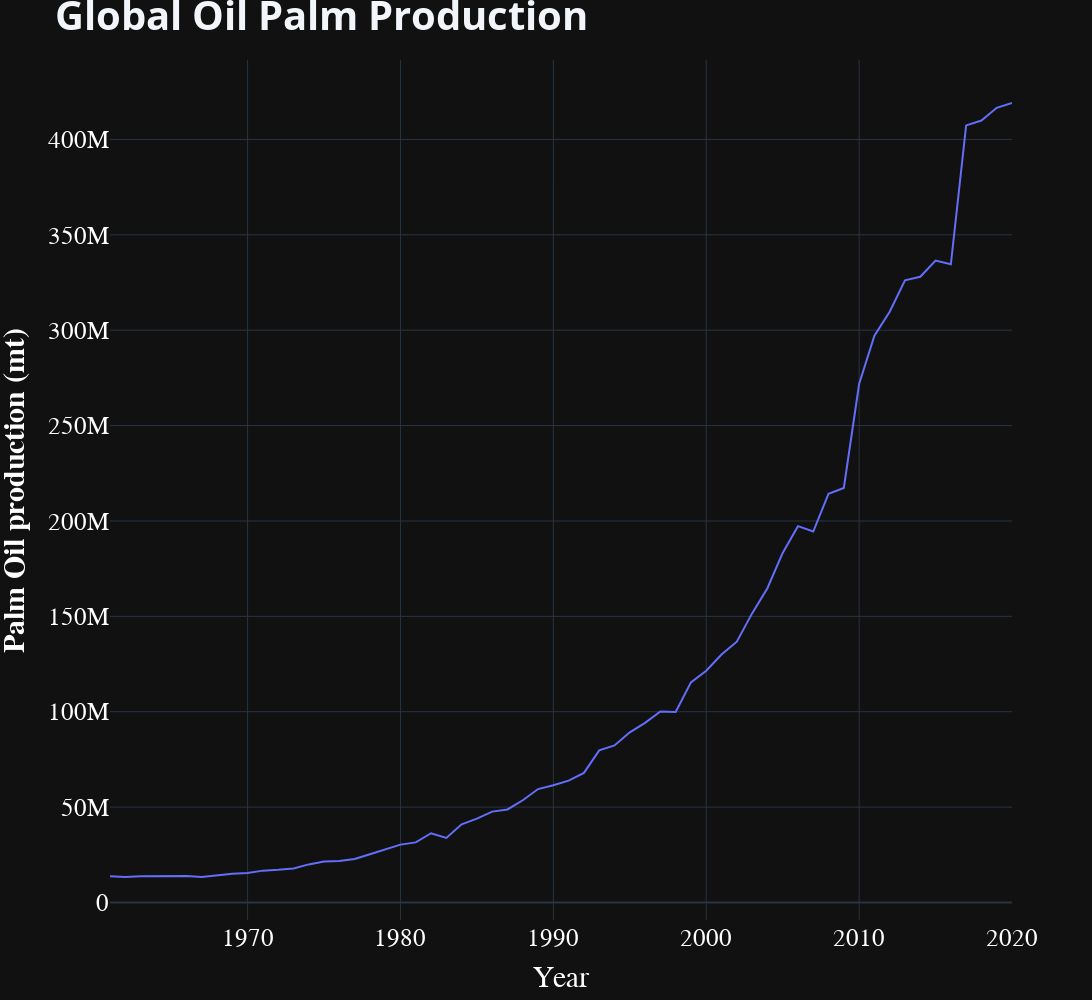

Notebook code for this chart:
### Code cell
palm_oil_prodn_fig = px.line(prodn,
                             x="Year",
                             y="Value")  # insert a new column for world

palm_oil_prodn_fig.update_layout(title_text="<b>Global Oil Palm Production<b>",
                                 title_font_size=40,
                                 legend_font_size=20,
                                 width=1400,
                                 height=1000)  # Add figure title

palm_oil_prodn_fig.update_xaxes(title_text="Year",
                                title_font=dict(size=30,
                                                family='Verdana',
                                                color='white'),
                                tickfont=dict(family='Calibri',
                                              color='white',
                                              size=25))  # format x-axis

palm_oil_prodn_fig.update_yaxes(title_text="<b>Palm Oil production (mt)</b>",
                                title_font=dict(size=30,
                                                family='Verdana',
                                                color='white'),
                                tickfont=dict(family='Calibri',
                                              color='white',
                                              size=25))  # Format y-axes

palm_oil_prodn_fig.show()
# To-do: format plot. button to add country or region. automation

### Figure 1 — Plotly figure (JSON) as saved in the notebook; plotly's stock layout.template omitted (floating-point values rounded to 4 significant figures)
{"data": [{"hovertemplate": "Year=%{x}<br>Value=%{y}<extra></extra>", "legendgroup": "", "line": {"color": "#636efa", "dash": "solid"}, "marker": {"symbol": "circle"}, "mode": "lines", "name": "", "orientation": "v", "showlegend": false, "x": [1961, 1962, 1963, 1964, 1965, 1966, 1967, 1968, 1969, 1970, 1971, 1972, 1973, 1974, 1975, 1976, 1977, 1978, 1979, 1980, 1981, 1982, 1983, 1984, 1985, 1986, 1987, 1988, 1989, 1990, 1991, 1992, 1993, 1994, 1995, 1996, 1997, 1998, 1999, 2000, 2001, 2002, 2003, 2004, 2005, 2006, 2007, 2008, 2009, 2010, 2011, 2012, 2013, 2014, 2015, 2016, 2017, 2018, 2019, 2020], "xaxis": "x", "y": [13760000.0, 13370000.0, 13700000.0, 13710000.0, 13910000.0, 13870000.0, 13360000.0, 14340000.0, 15070000.0, 15460000.0, 16700000.0, 17120000.0, 17780000.0, 19970000.0, 21440000.0, 21740000.0, 22760000.0, 25300000.0, 27830000.0, 30340000.0, 31490000.0, 36300000.0, 33860000.0, 40950000.0, 43940000.0, 47640000.0, 48760000.0, 53600000.0, 59470000.0, 61430000.0, 63870000.0, 67940000.0, 79770000.0, 82330000.0, 89200000.0, 94180000.0, 100100000.0, 99850000.0, 115400000.0, 121500000.0, 130000000.0, 136700000.0, 151600000.0, 164700000.0, 183300000.0, 197300000.0, 194500000.0, 214300000.0, 217300000.0, 271800000.0, 297100000.0, 309700000.0, 326200000.0, 328000000.0, 336500000.0, 334600000.0, 407400000.0, 409900000.0, 416600000.0, 419100000.0], "yaxis": "y", "type": "scatter"}], "layout": {"xaxis": {"anchor": "y", "domain": [0.0, 1.0], "title": {"text": "Year", "font": {"size": 30, "family": "Verdana", "color": "white"}}, "tickfont": {"family": "Calibri", "color": "white", "size": 25}}, "yaxis": {"anchor": "x", "domain": [0.0, 1.0], "title": {"text": "<b>Palm Oil production (mt)</b>", "font": {"size": 30, "family": "Verdana", "color": "white"}}, "tickfont": {"family": "Calibri", "color": "white", "size": 25}}, "legend": {"tracegroupgap": 0, "font": {"size": 20}}, "margin": {"t": 60}, "title": {"font": {"size": 40}, "text": "<b>Global Oil Palm Production<b>"}, "width": 1400, "height": 1000}}
